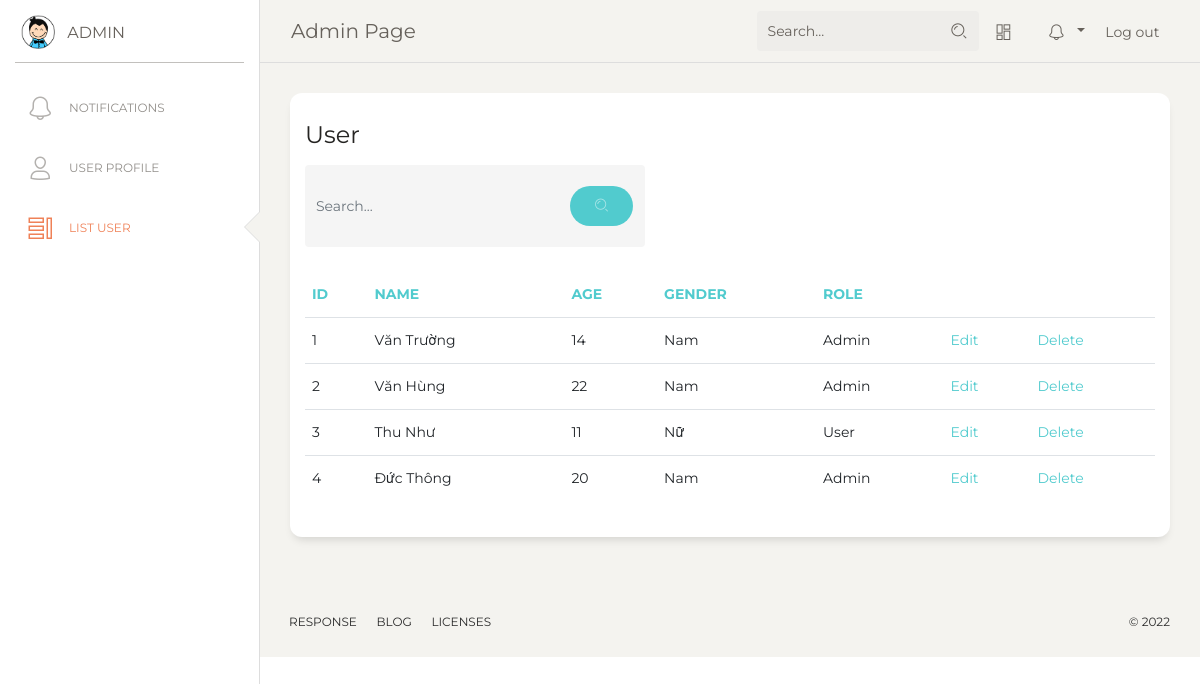
The app's page /home/tablelist (signed in), older data.
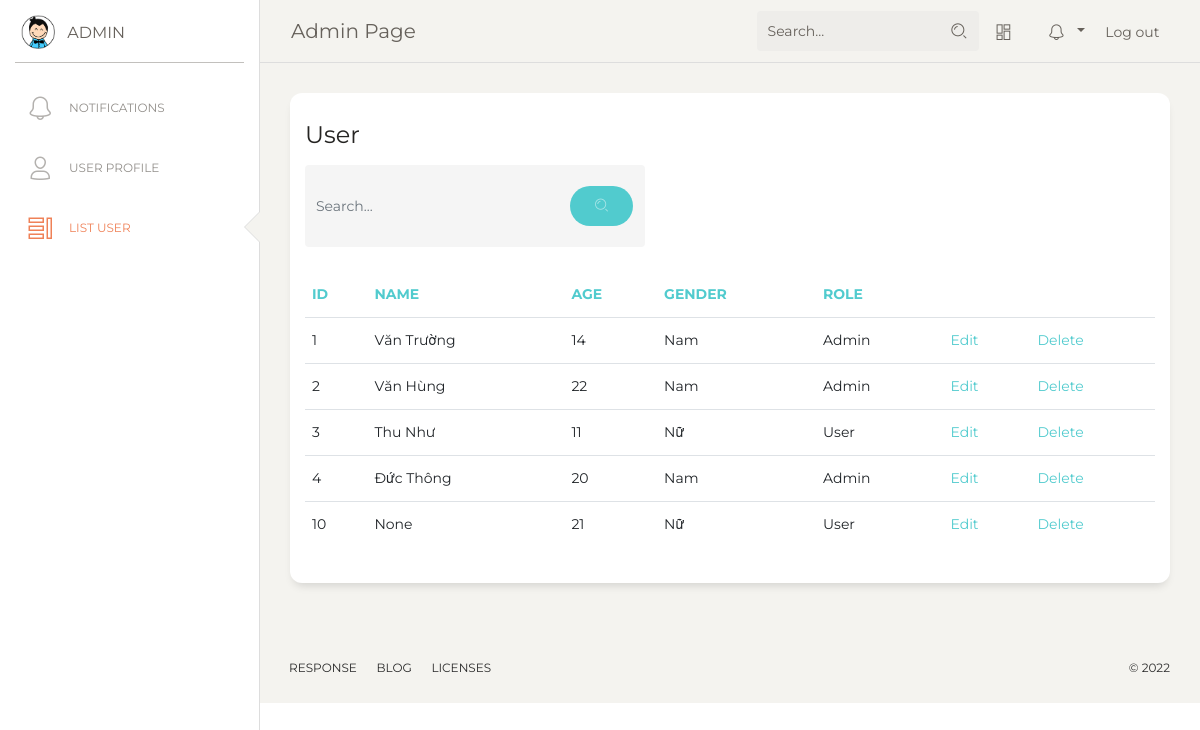
The same page, newer data.
### home/models.py (models this page shows)
class People(models.Model):
    ID = models.IntegerField(primary_key=True, null=False, default=0)
    Name = models.CharField(max_length=100,null=True)
    Age = models.IntegerField(null=True)
    Gender = models.IntegerField(null=True)
    RFID = models.CharField(max_length=15,null=True)
    RoleID = models.IntegerField(null=True)

### home/views.py (the view)
# urls.py: path('home/tablelist', views.listUser, name='tablelist'),
def listUser(request):
    people = People.objects.all().order_by('ID')
    if(request.session['role_id']==1):
        return render(request, 'tablelist/index.html', {"people": people})
    return HttpResponse('Chuc nang nay chi danh cho admin')

### templates/tablelist/index.html (shortened to what this page needs)
{% extends 'home/base.html'%}
{% load static%}
{% block sidebarblock%}
 <div class="sidebar-wrapper">
       <ul class="nav">
          <li >
            <a href="{% url 'home:notification' %}">
              <i class="nc-icon nc-bell-55"></i>
              <p>Notifications</p>
            </a>
          </li>
          <li >
            <a href="{% url 'home:detail' request.session.people_id %}">
              <i class="nc-icon nc-single-02"></i>
              <p>User Profile</p>
            </a>
          </li>
          {% if request.session.role_id == 1 %}
          <li class="active" >
            <a href="{% url 'home:tablelist' %}">
              <i class="nc-icon nc-tile-56"></i>
              <p>List User </p>
            </a>
          </li>
          {% endif%}
        </ul>
      </div>
          {% endblock %}
   {% block contentblock%}
      <div class="content">
        <div class="row">
          <div class="col-md-12">
            <div class="card">
              <div class="card-header">
                <h4 class="card-title">User</h4>
                 <form method="post" action="{% url 'home:search' %}">
                  <div style="width:40%" class="input-group no-border" >
                    <input  type="text" name="strSearch" value="" class="form-control" placeholder="Search..." >
                    <div class="input-group-append">
                      <div class="input-group-text">
                        <button type="submit" class="btn btn-primary btn-round"><i class="nc-icon nc-zoom-split"></i></button>
                      </div>
                    </div>
                  </div>
                </form>
              </div>
              <div class="card-body">
                <div class="table-responsive">
                  <table class="table">
                    <thead class=" text-primary">
                      <th>
                        ID
                      </th>
                      <th>
                        Name
                      </th>
                      <th>
                        Age
                      </th>
                      <th >
                        Gender
                      </th>
                      <th >
                        Role
                      </th>
                    </thead>
                    <tbody>
                    {% for item in people%}
                      <tr>
                        <td>
                          {{item.ID}}
                        </td>
                        <td>
                          {{item.Name}}
                        </td>
                        <td>
                          {{item.Age}}
                        </td>
                        <td>
                          {% if item.Gender == 1  %}
                            Nam
                          {% else %} Nữ
                          {%endif%}
                        </td>
                        <td>
                          {% if item.RoleID == 1  %}
                            Admin
                          {% else %} User
                          {%endif%}
                        </td>
                        <td>
                          <a href="{% url 'home:detail' item.ID %}">Edit</a>
                        </td>
                        <td>
                          <a href="{% url 'home:delete' item.ID %}">Delete</a>
                        </td>
                      </tr>
                    {% endfor%}
                    </tbody>
                  </table>
                </div>
              </div>
            </div>
          </div>
        </div>
      </div>
    {% endblock %}

Row changes from the older to the newer data that the page shows:
added People: ID "10", Name "None", Age "21", Gender "Nữ", RoleID "User"
